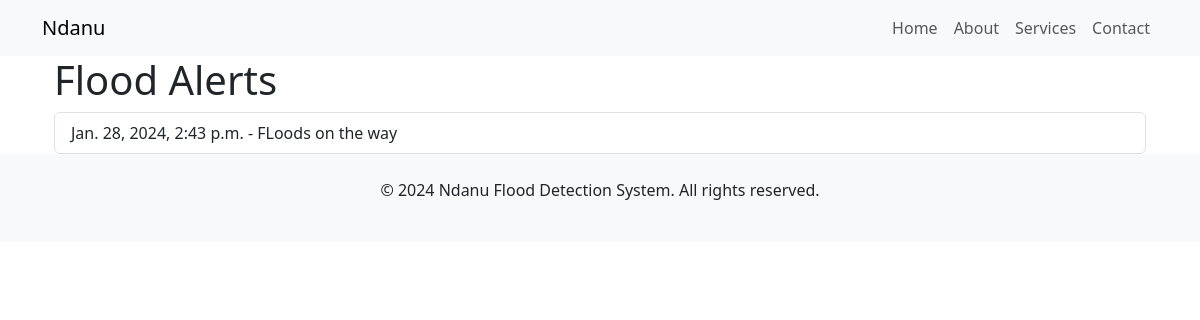
Page /view-flood-alerts/ on the earlier database version.
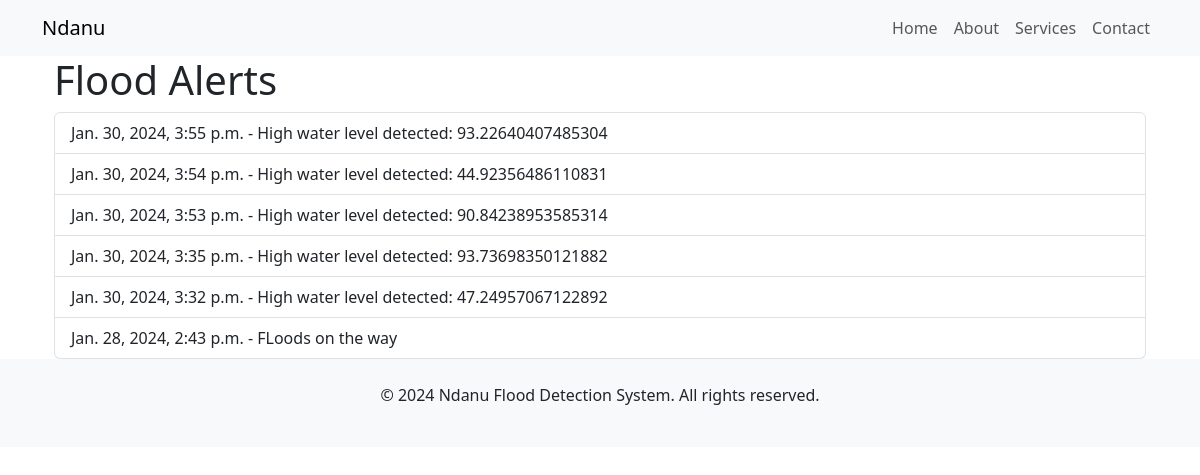
Same page on the later database version.
### alerts/models.py (models this page shows, shortened)
class FloodAlert(models.Model):
    timestamp = models.DateTimeField(auto_now_add=True)
    alert_message = models.TextField()
    recipients = models.ManyToManyField(User)

### alerts/views.py (the view)
# urls.py: path('view-flood-alerts/', view_flood_alerts, name='view_flood_alerts'),
def view_flood_alerts(request):
    latest_alerts = FloodAlert.objects.order_by('-timestamp')[:10]
    context = {'latest_alerts': latest_alerts}
    return render(request, 'flood_alerts.html', context)

### frontend/templates/flood_alerts.html (shortened to what this page needs)
{% extends 'base.html' %}
{% block content %}
<div class="container">
    <h1>Flood Alerts</h1>
    <ul class="list-group">
        {% for alert in latest_alerts %}
            <li class="list-group-item">{{ alert.timestamp }} - {{ alert.alert_message }}</li>
        {% endfor %}
    </ul>
</div>
{% endblock %}

Differences in the rows shown:
added FloodAlert: timestamp "Jan. 30, 2024, 3:55 p.m.", alert_message "High water level detected: 93.22640407485304"
added FloodAlert: timestamp "Jan. 30, 2024, 3:54 p.m.", alert_message "High water level detected: 44.92356486110831"
added FloodAlert: timestamp "Jan. 30, 2024, 3:53 p.m.", alert_message "High water level detected: 90.84238953585314"
added FloodAlert: timestamp "Jan. 30, 2024, 3:35 p.m.", alert_message "High water level detected: 93.73698350121882"
added FloodAlert: timestamp "Jan. 30, 2024, 3:32 p.m.", alert_message "High water level detected: 47.24957067122892"
